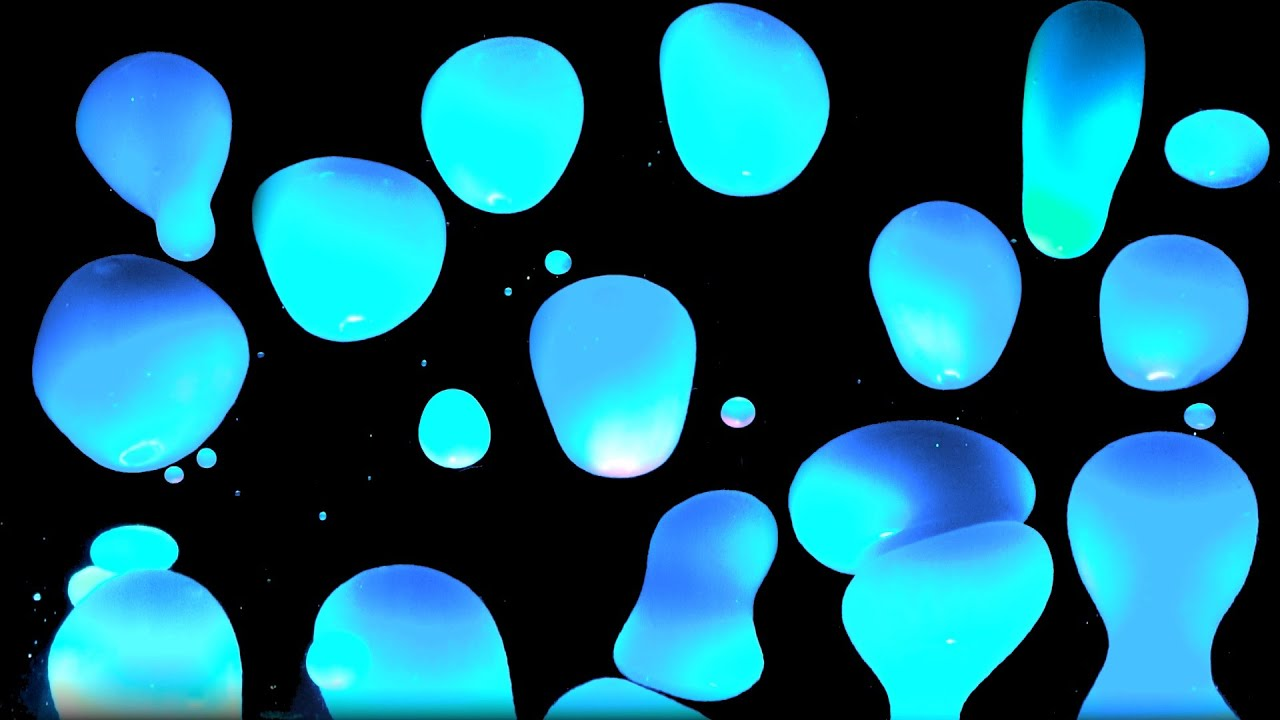
#> input picture image1.jpg, 1280 x 720 px
$ python -i camFeatureExtractor.py   (imports and definitions only)   (older library calls are emulated)
#> lines starting #> are read from the running program, lines starting #| are printed output that depends on the picture; after the words box and inside, x2 and y2 are one past the last pixel; in counts of white or black regions, pixels touching at a corner belong together
#> further down, picture is the input picture: shape (720, 1280, 3); mean B, G, R 114.4, 95.5, 22.4
import cv2
import numpy as np

# Given an opencv image, extract the mean brightness over the image, normalized to [0,1]
def extractNormalizedBrightness(img):
    # Convert to HSV color space
    hsv = cv2.cvtColor(img, cv2.COLOR_BGR2HSV)
    # Extract the value channel
    v = hsv[:,:,2]
    # Compute the mean
    mean = v.mean()
    # Normalize to [0,1]
    normalized = mean / 255.0
    return normalized


def findBrightAreas(image):

    #image = cv2.imread("image1.jpg")

    #  constants
    BINARY_THRESHOLD = 20
    CONNECTIVITY = 4
    JELLY_THRESHOLD = 1000

    #  convert to gray
    gray_image = cv2.cvtColor(image, cv2.COLOR_BGR2GRAY)
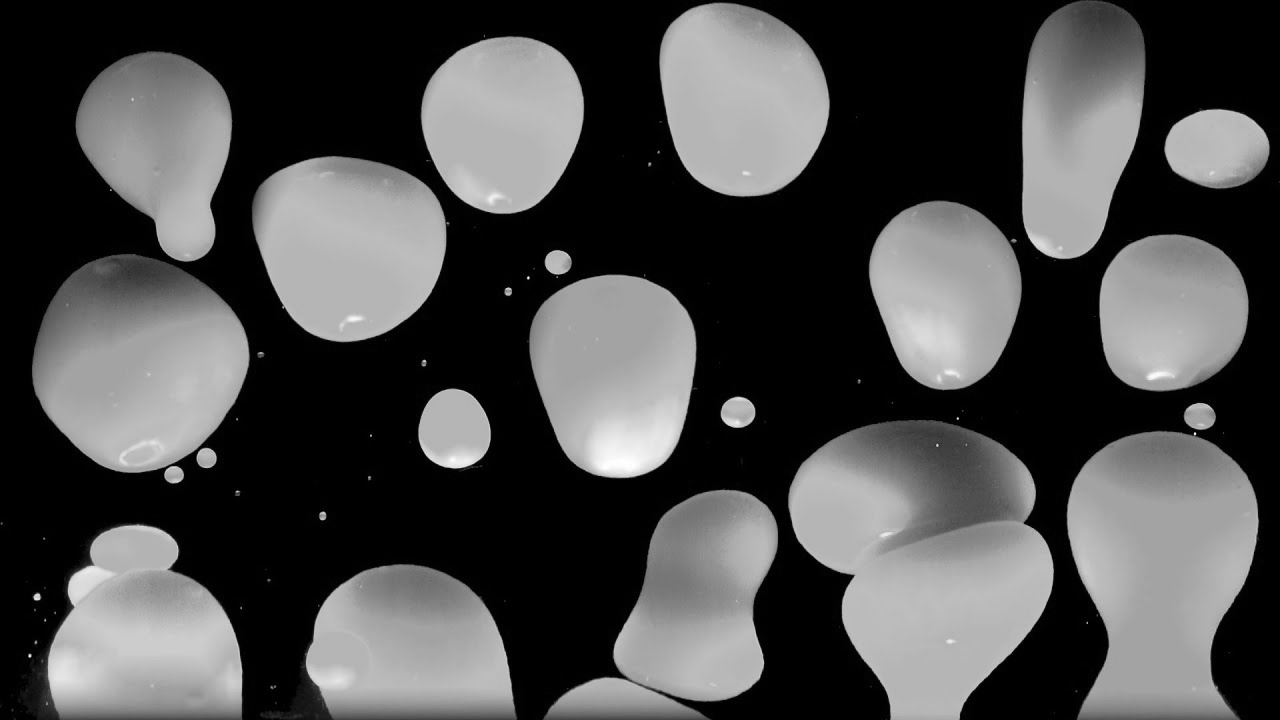
#> gray_image: shape (720, 1280); min 0, max 255, mean 75.8

    #  extract edges
    binary_image = cv2.Laplacian(gray_image, cv2.CV_8UC1)

    #  fill in the holes between edges with dilation
    dilated_image = cv2.dilate(binary_image, np.ones((5, 5)))

    #  threshold the black/ non-black areas
    _, thresh = cv2.threshold(dilated_image, BINARY_THRESHOLD, 255, cv2.THRESH_BINARY)
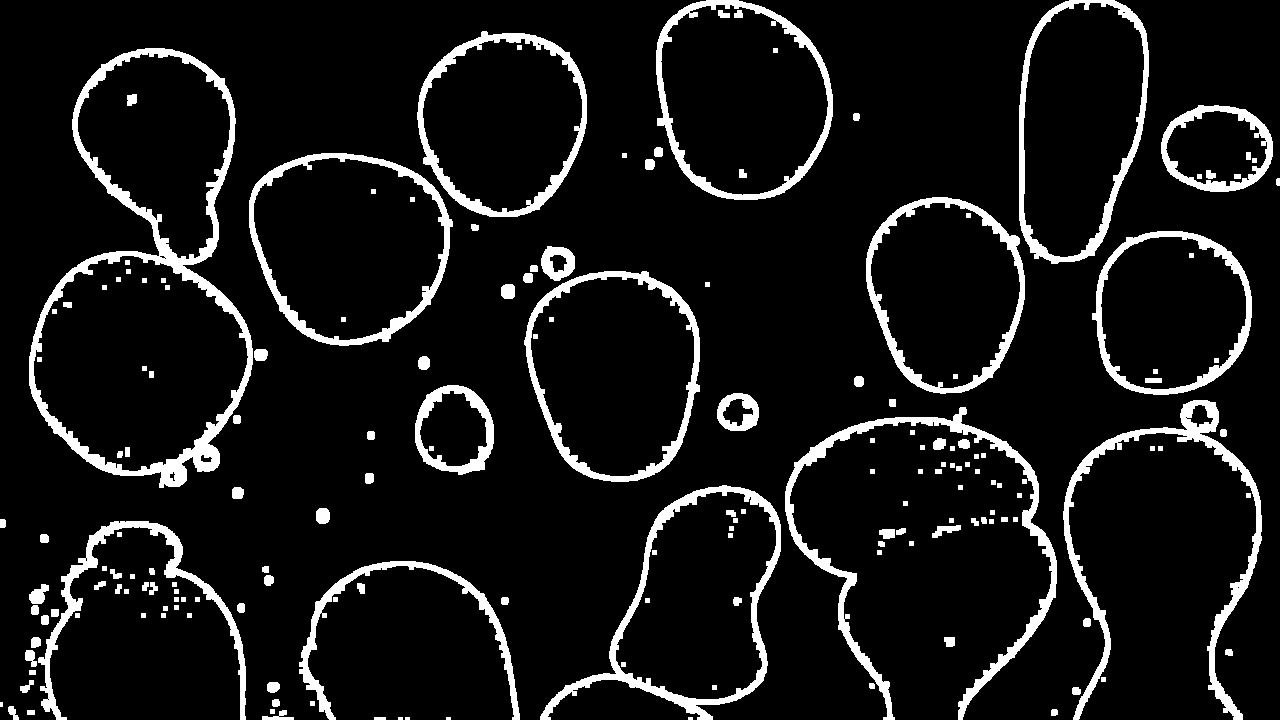
#> thresh: shape (720, 1280); 8.9% white; 179 white regions (5 under 20 px), largest, box (x1, y1, x2, y2) and area: (29, 48, 253, 488) 11273, (785, 407, 1057, 720) 7096, (1063, 400, 1262, 720) 6497

    #  find connected components
    (numLabels, labels, stats, centroids) =  cv2.connectedComponentsWithStats(thresh, CONNECTIVITY, cv2.CV_32S)
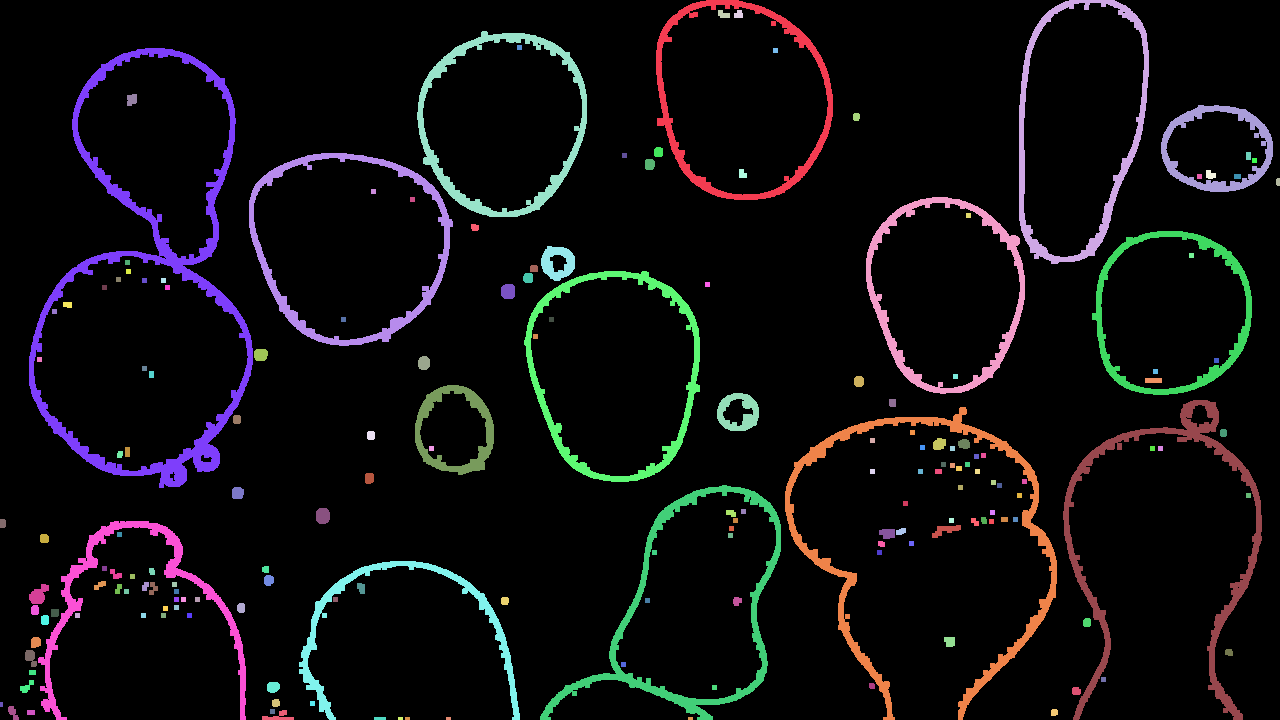
#> labels: shape (720, 1280) int32; 180 distinct labels, from 0 to 179; one colour per label, 0 black
#> numLabels = 180; stats = 180 rows, first 6: [0, 0, 1280, 720, 839427], [656, 0, 177, 200, 4290], [1019, 0, 130, 264, 4328], [718, 10, 12, 8, 71], [734, 10, 9, 8, 60], [417, 31, 170, 186, 4396]; centroids = 180 pairs, first value 1 to 1277.6, second value 14 to 718


    # clone our original image (so we can draw on it) and then draw
    # a bounding box surrounding the connected component along with
    # a circle corresponding to the centroid
    output = image.copy()

    blobPositionsAndArea = []

        # loop over the number of unique connected component labels
    for i in range(0, numLabels):
        # if this is the first component then we examine the
        # *background* (typically we would just ignore this
        # component in our loop)
        if i == 0:
            text = "examining component {}/{} (background)".format(
                i + 1, numLabels)
        # otherwise, we are examining an actual connected component
        else:
            text = "examining component {}/{}".format( i + 1, numLabels)
        # print a status message update for the current connected
        # component
        print("[INFO] {}".format(text))
        # extract the connected component statistics and centroid for
        # the current label
        x = stats[i, cv2.CC_STAT_LEFT]
        y = stats[i, cv2.CC_STAT_TOP]
        w = stats[i, cv2.CC_STAT_WIDTH]
        h = stats[i, cv2.CC_STAT_HEIGHT]
        area = stats[i, cv2.CC_STAT_AREA]
        (cX, cY) = centroids[i]

        if i != 0 and area > JELLY_THRESHOLD:
            blobPositionsAndArea.append([cX, cY, area])
            cv2.rectangle(output, (x, y), (x + w, y + h), (0, 255, 0), 3)
            cv2.circle(output, (int(cX), int(cY)), 4, (0, 0, 255), -1)
#> this loop made 180 passes
#> (text, x, y, w, h, area, cX, cY) on passes 1 to 8: ('examining component 1/180 (background)', 0, 0, 1280, 720, 839427, 638.4, 357.8), ('examining component 2/180', 656, 0, 177, 200, 4290, 739.7, 96.85), ('examining component 3/180', 1019, 0, 130, 264, 4328, 1079, 133.8), ('examining component 4/180', 718, 10, 12, 8, 71, 723, 14.07), ('examining component 5/180', 734, 10, 9, 8, 60, 738.2, 14), ('examining component 6/180', 417, 31, 170, 186, 4396, 501.1, 122), ('examining component 7/180', 517, 45, 5, 5, 25, 519, 47), ('examining component 8/180', 29, 48, 224, 440, 11273, 153.1, 285.4)
#> text on passes 61 to 66: 'examining component 61/180', 'examining component 62/180', 'examining component 63/180', 'examining component 64/180', 'examining component 65/180', 'examining component 66/180'
#| [INFO] examining component 1/180 (background)
#| [INFO] examining component 2/180
#| [INFO] examining component 3/180
#| [INFO] examining component 4/180
#| [INFO] examining component 5/180
#| [INFO] examining component 6/180
#| [INFO] examining component 7/180
#| [INFO] examining component 8/180
#> (further printed lines are left out)
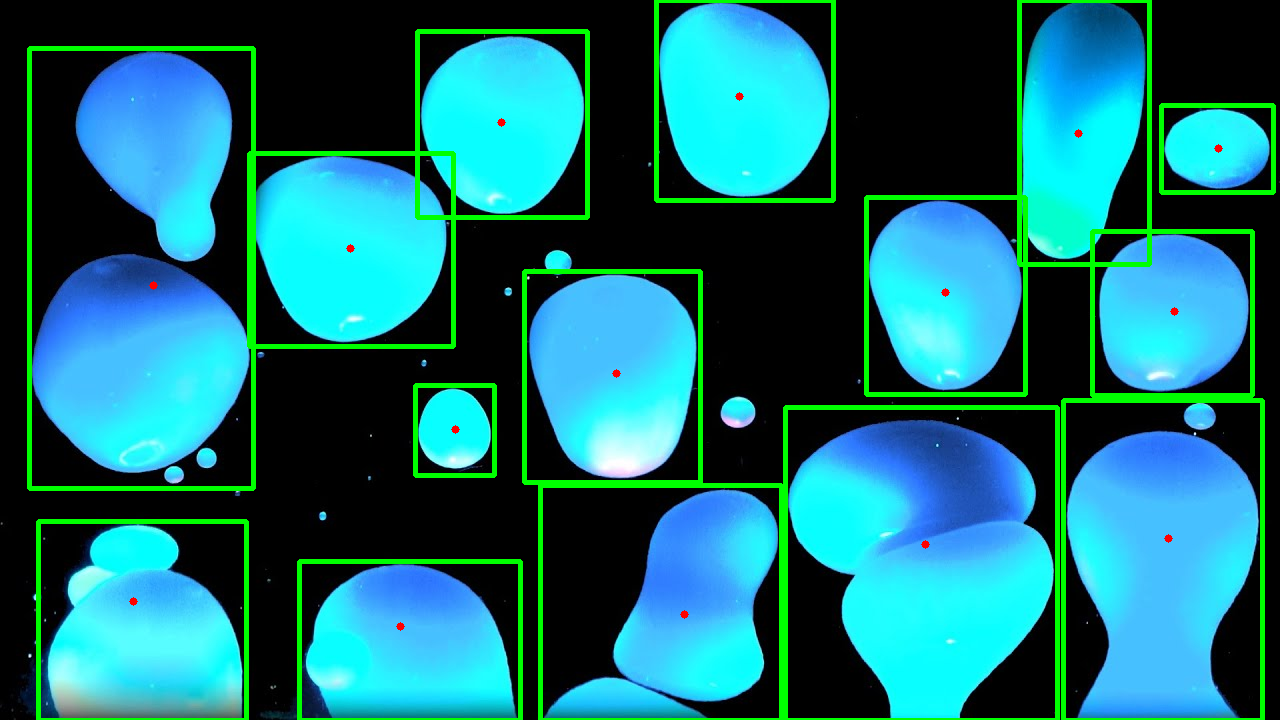
#> output: shape (720, 1280, 3); 6.01% of pixels changed, all inside (x1, y1, x2, y2) = (27, 0, 1276, 720)
#> after the loop, blobPositionsAndArea = 15 items, first 6: [739.7, 96.85, 4290], [1079, 133.8, 4328], [501.1, 122, 4396], [153.1, 285.4, 11273], [1218.4, 148.4, 2430], [350.6, 248.1, 4574]

    cv2.imshow("result", output)
    #cv2.waitKey(1)
    return blobPositionsAndArea

>>> import cv2
>>> picture = cv2.imread('image1.jpg')
>>> result = findBrightAreas(picture)
#> result has the same summary as blobPositionsAndArea in findBrightAreas
